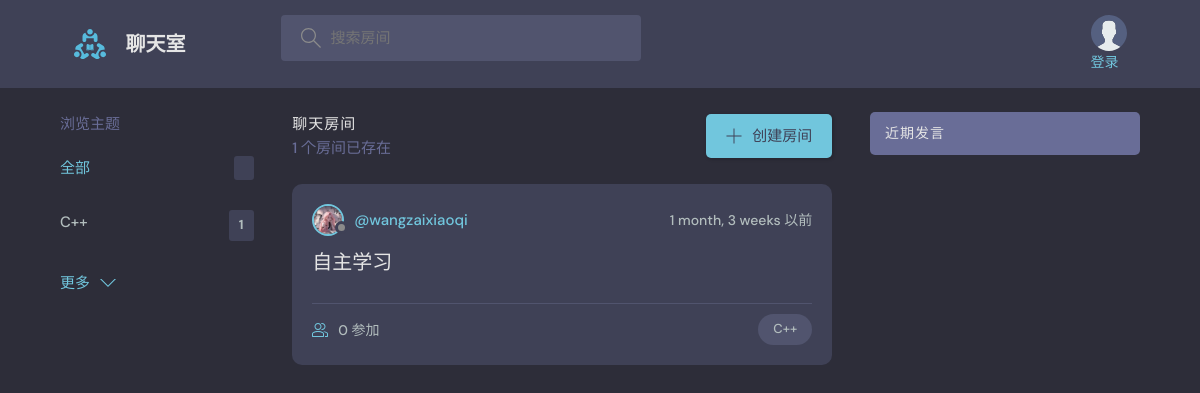
Before: / with the older database file.
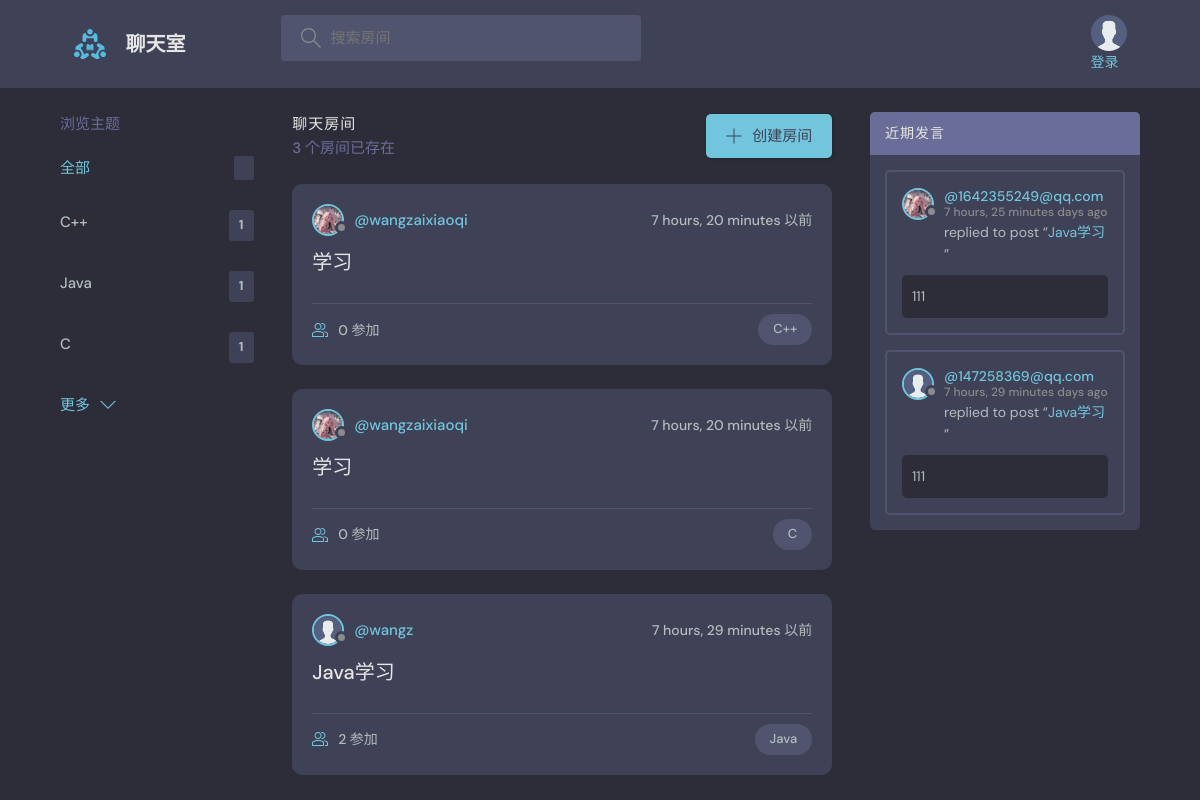
After: the same page with the newer database file.
### base/models.py (models this page shows, shortened)
class Topic(models.Model):
    name =models.CharField(max_length=200)

class Room(models.Model):
    host =models.ForeignKey(User,on_delete=models.SET_NULL,null=True)
    topic=models.ForeignKey(Topic,on_delete=models.SET_NULL,null=True)
    name=models.CharField(max_length=200)
    description =models.TextField(null=True,blank=True)
    participants = models.ManyToManyField(
        User,related_name='participants',blank=True)
    updated =models.DateTimeField(auto_now=True)
    created=models.DateTimeField(auto_now_add=True)
    class Meta:
        ordering=['-updated','created']
    def __str__(self):
        return self.name

class User(AbstractUser):
    name =models.CharField(max_length=200,null=True)
    email=models.EmailField(unique=True, null=True)
    bio=models.TextField(null=True)
    avatar=models.ImageField(null=True,default='avatar.svg')
    USERNAME_FIELD='email'
    REQUIRED_FIELDS=[]

class Message(models.Model):
    user=models.ForeignKey(User,on_delete=models.CASCADE)
    room=models.ForeignKey(Room,on_delete=models.CASCADE)
    body=models.TextField()
    updated =models.DateTimeField(auto_now=True)
    created=models.DateTimeField(auto_now_add=True)
    class Meta:
        ordering=['-updated','created']

### base/views.py (the view)
# urls.py: path('' , views.home,name="home"),
def home(request):
    q=request.GET.get('q') if request.GET.get('q')!=None else ''
    print(q)
    rooms =Room.objects.filter(
        Q(topic__name__icontains=q)|
        Q(name__icontains=q)|
         Q(description__icontains=q)
        )
    topics =Topic.objects.all()[0:5]
    room_count =rooms.count()
    room_messages=Message.objects.filter(Q(room__topic__name__icontains=q))
    context ={'rooms':rooms,'topics':topics,
              'room_count':room_count,'room_messages':room_messages}
    return render(request,'base/home.html',context)

### base/templates/base/home.html (shortened to what this page needs)
{%extends 'main.html'%}
{%block content%}
    <main class="layout layout--3">
      <div class="container">
        {%include 'base/topics_component.html'%}
        <div class="roomList">
          <div class="roomList__header">
            <div>
              <h2>聊天房间</h2>
              <p>{{room_count}} 个房间已存在</p>
            </div>
            <a class="btn btn--main" href="{%url 'create-room'%}">
              <svg version="1.1" xmlns="http://www.w3.org/2000/svg" width="32" height="32" viewBox="0 0 32 32">
                <title>add</title>
                <path
                  d="M16.943 0.943h-1.885v14.115h-14.115v1.885h14.115v14.115h1.885v-14.115h14.115v-1.885h-14.115v-14.115z"
                ></path>
              </svg>
             创建房间
            </a>
          </div>
         {%include 'base/feed_component.html'%}
        </div>
         {%include 'base/activity_component.html'%}
      </div>
    </main>
{%endblock content%}

### base/templates/base/topics_component.html
<div class="topics">
    <div class="topics__header">
      <h2>浏览主题</h2>
    </div>
    <ul class="topics__list">
      <li>
        <a href="{% url 'home'%}" class="active">全部 <span>{{topic.count}}</span></a>
      </li>
      {%for topic in topics%}
     <li>
    <a href="{% url 'home' %}?q={{ topic.name|urlencode }}">{{ topic.name }}<span>{{ topic.room_set.all.count }}</span></a>
</li>
    {%endfor%}
    </ul>
    <a class="btn btn--link" href="{% url 'topics' %}">
      更多
      <svg version="1.1" xmlns="http://www.w3.org/2000/svg" width="32" height="32" viewBox="0 0 32 32">
        <title>chevron-down</title>
        <path d="M16 21l-13-13h-3l16 16 16-16h-3l-13 13z"></path>
      </svg>
    </a>
  </div>

### base/templates/base/feed_component.html (shortened to what this page needs)
{% for room in rooms %}
<div class="roomListRoom">
    <div class="roomListRoom__header">
      <a href="{% url 'user-profile' room.host.id%}" class="roomListRoom__author">
        <div class="avatar avatar--small">
          <img src="{{room.host.avatar.url}}" />
        </div>
        <span>@{{room.host.username}}</span>
      </a>
      <div class="roomListRoom__actions">
        <span>{{room.created|timesince}} 以前</span>
      </div>
    </div>
    <div class="roomListRoom__content">
      <a href="{% url 'room' room.id %}">{{room.name}}</a>
    </div>
    <div class="roomListRoom__meta">
      <a href="{% url 'room' room.id %}" class="roomListRoom__joined">
        {{room.participants.all.count}} 参加
      </a>
      <p class="roomListRoom__topic">{{room.topic.name}}</p>
    </div>
  </div>
  {% endfor%}

### base/templates/base/activity_component.html (shortened to what this page needs)
<div class="activities">
    <div class="activities__header">
      <h2>近期发言</h2>
    </div>
    {% for message in room_messages %}
    <div class="activities__box">
      <div class="activities__boxHeader roomListRoom__header">
        <a href="{%url 'user-profile' message.user.id %}" class="roomListRoom__author">
          <div class="avatar avatar--small">
            <img src="{{message.user.avatar.url}}" />
          </div>
          <p>
            @{{message.user}}
            <span>{{message.created|timesince}} days ago</span>
          </p>
        </a>
      </div>
      <div class="activities__boxContent">
        <p>replied to post “<a href="{% url 'room' message.room.id %}">{{message.room}}</a>”</p>
        <div class="activities__boxRoomContent">
            {{message.body}}
        </div>
      </div>
    </div>
    {%endfor%}
  </div>

Changed rows visible on the page:
removed Room: host.avatar (picture), host.username "wangzaixiaoqi", created "1 month, 3 weeks", name "自主学习", participants.all.count "0", topic.name "C++"
added Topic: name "Java", room_set.all.count "1"
added Topic: name "C", room_set.all.count "1"
added Room: host.avatar (picture), host.username "wangzaixiaoqi", created "7 hours, 20 minutes", name "学习", participants.all.count "0", topic.name "C++"
added Room: host.avatar (picture), host.username "wangzaixiaoqi", created "7 hours, 20 minutes", name "学习", participants.all.count "0", topic.name "C"
added Room: host.avatar (placeholder picture), host.username "wangz", created "7 hours, 29 minutes", name "Java学习", participants.all.count "2", topic.name "Java"
added Message: user.avatar (picture), user "1642355249@qq.com", created "7 hours, 25 minutes", room "Java学习", body "111"
added Message: user.avatar (placeholder picture), user "147258369@qq.com", created "7 hours, 29 minutes", room "Java学习", body "111"
Other visible differences:
{{ room_count }}: "1" → "3"
